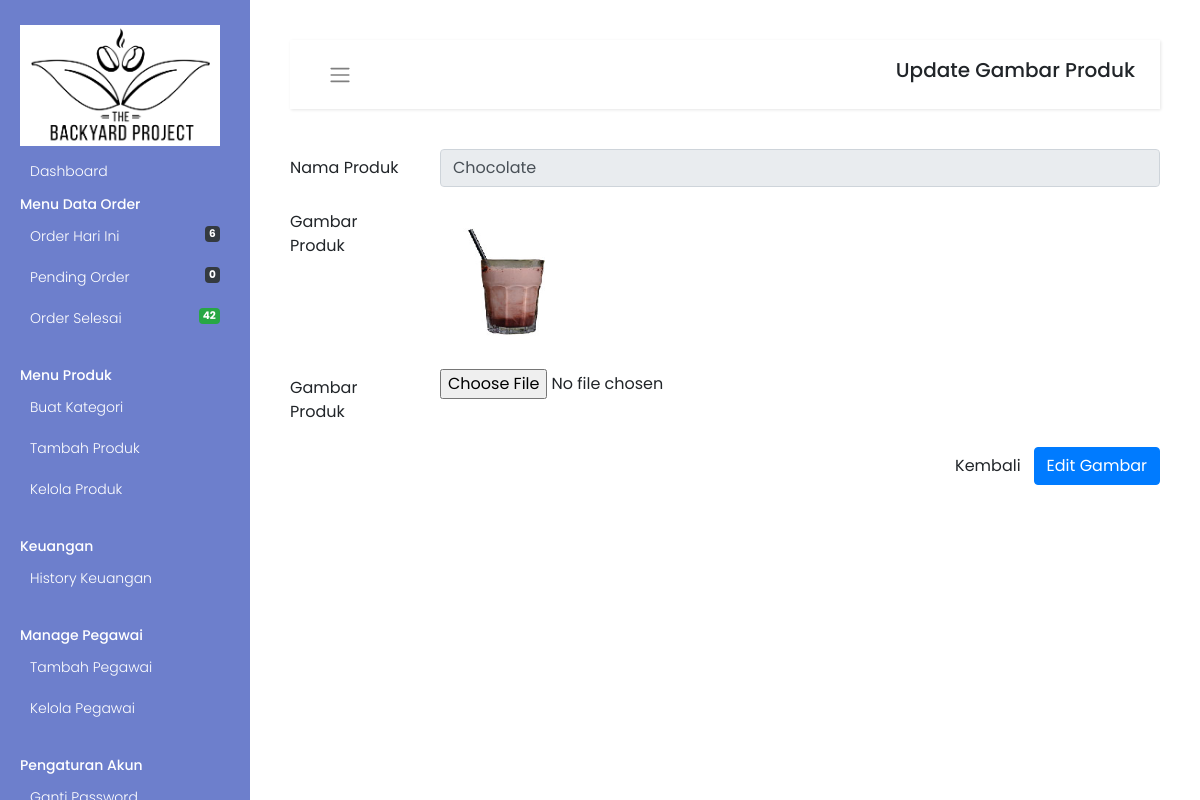
Screenshot of /admin/update-gambar.php?id=1 (signed in) with the database file from the repository.
### tables this page shows
CREATE TABLE `products` (
  `id` int(11) NOT NULL,
  `category` int(11) NOT NULL,
  `productName` varchar(255) NOT NULL,
  `productPrice` int(11) NOT NULL,
  `productDescription` longtext NOT NULL,
  `qty` int(11) NOT NULL,
  `productImage` varchar(255) NOT NULL
);

### admin/update-gambar.php (the view, shortened to what this page needs)
<?php
include('include/config.php');
if (strlen($_SESSION['alogin']) == 0) {
    header('location:index.php');
} else {
    $pid = intval($_GET['id']);
?>
    <?php include 'head.php' ?>
    <?php include 'sidebar.php' ?>
    <div id="content">
        <nav class="navbar navbar-expand-lg navbar-light bg-white">
            <div class="container-fluid">
                <button type="button" id="sidebarCollapse" class="btn btn-link">
                    <i class="navbar-toggler-icon"></i>
                </button>
                <h5>Update Gambar Produk</h5>
            </div>
        </nav>
        <form name="insertproduct" method="POST" enctype="multipart/form-data">
            <?php
            $query = mysqli_query($con, "select productName,productImage from products where id='$pid'");
            while ($row = mysqli_fetch_array($query)) {
            ?>
                <div class="form-group row">
                    <label for="productName" class="col-sm-2 col-form-label">Nama Produk</label>
                    <div class="col-sm-10">
                        <input type="text" class="form-control" id="productName" name="productName" value="<?php echo  htmlentities($row['productName']); ?>" readonly>
                    </div>
                </div>
                <div class="form-group row">
                    <label for="description" class="col-sm-2 col-form-label">Gambar Produk</label>
                    <div class="col-sm-10">
                        <img src="productimages/<?php echo htmlentities($row['productImage']); ?>" width="150" height="150">
                    </div>
                </div>
                <div class="form-group row">
                    <label for="productImage" class="col-sm-2 col-form-label">Gambar Produk</label>
                    <div class="col-sm-10">
                        <input type="file" name="productImage" id="productImage" required>
                    </div>
                </div>
            <?php } ?>
            <input type="submit" name="submit" value="Edit Gambar" class="btn btn-primary float-right">
            <a href="menu.php" class="btn btn-link float-right">Kembali</a>
        </form>
    </div>
<?php } ?>

### assets/css/custom-sidebar.css (style rules this page uses)
* { font-family: "Poppins", sans-serif; }
.wrapper a, .wrapper a:hover, .wrapper a:focus { color: inherit; text-decoration: none; -webkit-transition: all 0.3s; transition: all 0.3s; }
.wrapper .navbar { padding: 15px 10px; background: #fff; border: none; border-radius: 0; margin-bottom: 40px; -webkit-box-shadow: 1px 1px 3px rgba(0, 0, 0, 0.1); box-shadow: 1px 1px 3px rgba(0, 0, 0, 0.1); }
.wrapper #content { width: calc(100% - 250px); padding: 40px; min-height: 100vh; -webkit-transition: all 0.3s; transition: all 0.3s; position: absolute; top: 0; right: 0; }

### rows the page displays
products: productName "Chocolate", productImage (picture)

### other values shown
$num_rows1 "6"
$num "0"
$num1 "42"
